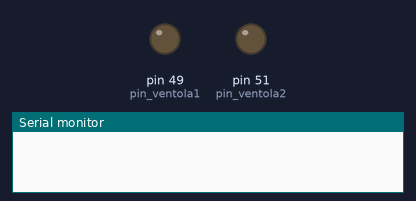
Bench run of a sketch on a simulated Arduino Mega 2560, built with avr-gcc and run on an emulated ATmega2560. Parts: output pins drawn as LEDs (lit = HIGH), the last lines printed to the serial monitor.

Above: at 2.5 s.
At 7.5 s:
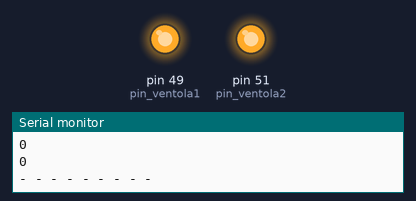
Timing chart, 0 to 13.0 s (numbered marks = the images above):
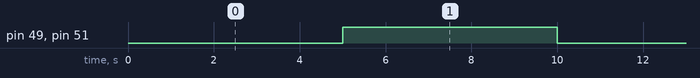

The sketch:

test_ventole.ino
```cpp
// 49 - 51 -> ventole

int pin_ventola1 = 49;
int pin_ventola2 = 51;

int Lettura1, Lettura2;

void setup() {
  Serial.begin(9600);
  pinMode(pin_ventola1, OUTPUT);
  pinMode(pin_ventola2, OUTPUT);
  digitalWrite(pin_ventola1, LOW);
  digitalWrite(pin_ventola2, LOW);
}

void Stampa(int L, int sens) {
  L = digitalRead(sens);
  Serial.println(L);
}

void Linea() {
  Serial.println("- - - - - - - - -");
}

void loop() {
  digitalWrite(pin_ventola1, LOW);
  digitalWrite(pin_ventola2, LOW);
  delay(5000);
  Stampa(Lettura1, pin_ventola1);
  Stampa(Lettura2, pin_ventola2);
  Linea();

  digitalWrite(pin_ventola1, HIGH);
  digitalWrite(pin_ventola2, HIGH);
  delay(5000);
  Stampa(Lettura1, pin_ventola1);
  Stampa(Lettura2, pin_ventola2);
  Linea();
}
```

Measured:
- by itself, pin 49 (pin_ventola1), pin 51 (pin_ventola2): alternates HIGH for 5.0 s and LOW for 5.0 s
